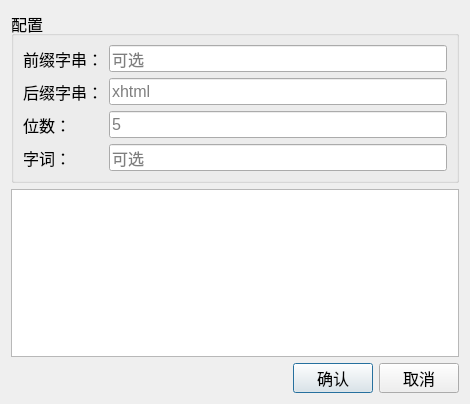
<?xml version="1.0" encoding="UTF-8"?>
<ui version="4.0">
 <class>HtmlIdGenDlg</class>
 <widget class="QDialog" name="HtmlIdGenDlg">
  <property name="geometry">
   <rect>
    <x>0</x>
    <y>0</y>
    <width>470</width>
    <height>404</height>
   </rect>
  </property>
  <property name="windowTitle">
   <string>生成随即字串</string>
  </property>
  <layout class="QGridLayout" name="gridLayout">
   <item row="0" column="0">
    <widget class="QGroupBox" name="randomSerialsBox">
     <property name="font">
      <font>
       <pointsize>12</pointsize>
      </font>
     </property>
     <property name="title">
      <string>配置</string>
     </property>
     <layout class="QVBoxLayout" name="verticalLayout">
      <item>
       <layout class="QHBoxLayout" name="horizontalLayout_3">
        <item>
         <widget class="QLabel" name="labelPrex">
          <property name="minimumSize">
           <size>
            <width>80</width>
            <height>0</height>
           </size>
          </property>
          <property name="text">
           <string>前缀字串：</string>
          </property>
         </widget>
        </item>
        <item>
         <widget class="QLineEdit" name="prexLineEdit">
          <property name="text">
           <string/>
          </property>
          <property name="placeholderText">
           <string>可选</string>
          </property>
         </widget>
        </item>
       </layout>
      </item>
      <item>
       <layout class="QHBoxLayout" name="horizontalLayout_6">
        <item>
         <widget class="QLabel" name="labelPost">
          <property name="minimumSize">
           <size>
            <width>80</width>
            <height>0</height>
           </size>
          </property>
          <property name="text">
           <string>后缀字串：</string>
          </property>
         </widget>
        </item>
        <item>
         <widget class="QLineEdit" name="postLineEdit">
          <property name="text">
           <string/>
          </property>
          <property name="placeholderText">
           <string>xhtml</string>
          </property>
         </widget>
        </item>
       </layout>
      </item>
      <item>
       <layout class="QHBoxLayout" name="horizontalLayout_4">
        <item>
         <widget class="QLabel" name="label">
          <property name="minimumSize">
           <size>
            <width>80</width>
            <height>0</height>
           </size>
          </property>
          <property name="text">
           <string>位数：</string>
          </property>
         </widget>
        </item>
        <item>
         <widget class="QLineEdit" name="lenLineEdit">
          <property name="text">
           <string/>
          </property>
          <property name="placeholderText">
           <string>5</string>
          </property>
         </widget>
        </item>
       </layout>
      </item>
      <item>
       <layout class="QHBoxLayout" name="horizontalLayout_5">
        <item>
         <widget class="QLabel" name="label_2">
          <property name="minimumSize">
           <size>
            <width>80</width>
            <height>0</height>
           </size>
          </property>
          <property name="text">
           <string>字词：</string>
          </property>
         </widget>
        </item>
        <item>
         <widget class="QLineEdit" name="ctxLineEdit">
          <property name="text">
           <string/>
          </property>
          <property name="placeholderText">
           <string>可选</string>
          </property>
         </widget>
        </item>
       </layout>
      </item>
     </layout>
     <zorder>ctxLineEdit</zorder>
     <zorder>label_2</zorder>
     <zorder>postLineEdit</zorder>
     <zorder>labelPost</zorder>
    </widget>
   </item>
   <item row="1" column="0">
    <widget class="QPlainTextEdit" name="plainTextEdit">
     <property name="font">
      <font>
       <pointsize>12</pointsize>
      </font>
     </property>
    </widget>
   </item>
   <item row="2" column="0">
    <layout class="QHBoxLayout" name="horizontalLayout_2">
     <item>
      <spacer name="horizontalSpacer">
       <property name="orientation">
        <enum>Qt::Horizontal</enum>
       </property>
       <property name="sizeHint" stdset="0">
        <size>
         <width>208</width>
         <height>20</height>
        </size>
       </property>
      </spacer>
     </item>
     <item>
      <layout class="QHBoxLayout" name="horizontalLayout">
       <item>
        <widget class="QPushButton" name="btnOK">
         <property name="minimumSize">
          <size>
           <width>0</width>
           <height>30</height>
          </size>
         </property>
         <property name="font">
          <font>
           <pointsize>12</pointsize>
          </font>
         </property>
         <property name="text">
          <string>确认</string>
         </property>
        </widget>
       </item>
       <item>
        <widget class="QPushButton" name="btnCancle">
         <property name="minimumSize">
          <size>
           <width>0</width>
           <height>30</height>
          </size>
         </property>
         <property name="font">
          <font>
           <pointsize>12</pointsize>
          </font>
         </property>
         <property name="text">
          <string>取消</string>
         </property>
        </widget>
       </item>
      </layout>
     </item>
    </layout>
   </item>
  </layout>
 </widget>
 <resources/>
 <connections/>
</ui>
